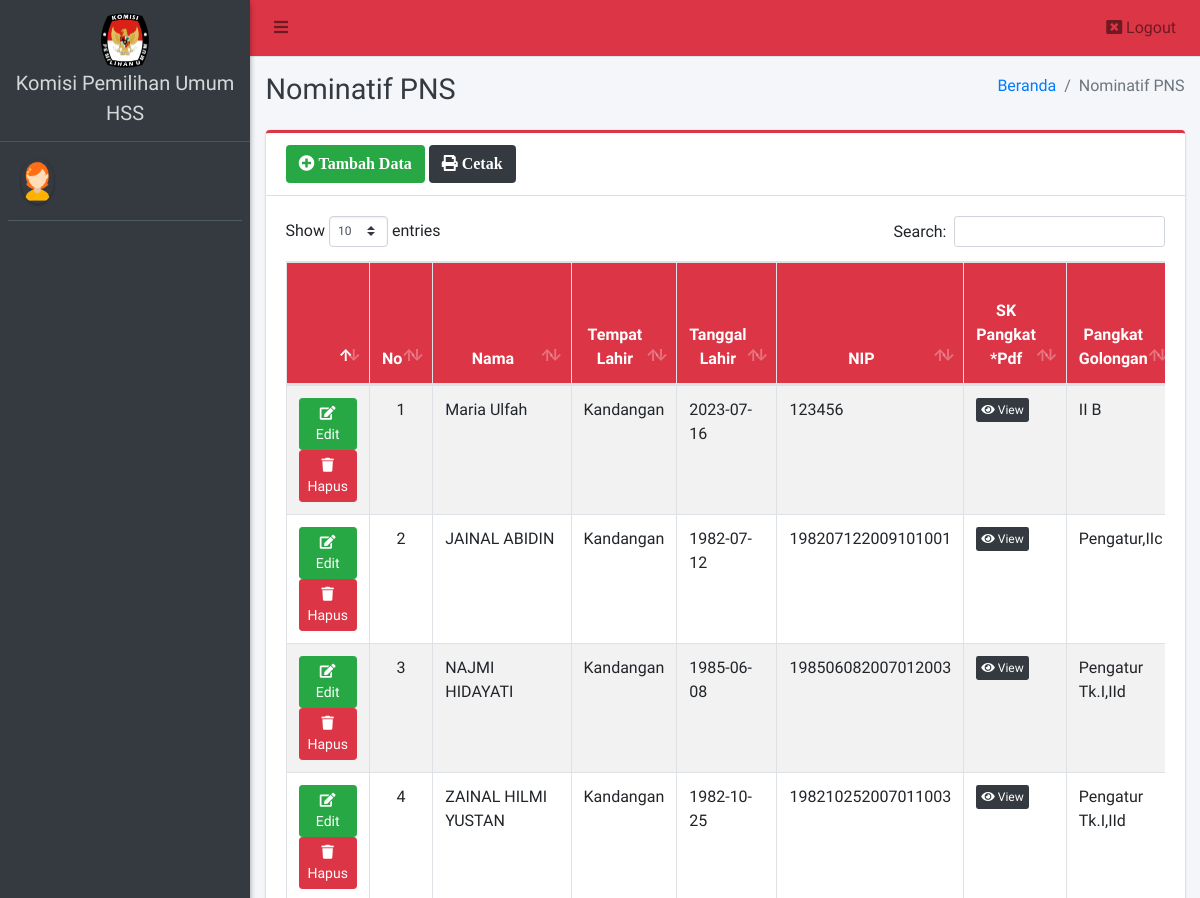
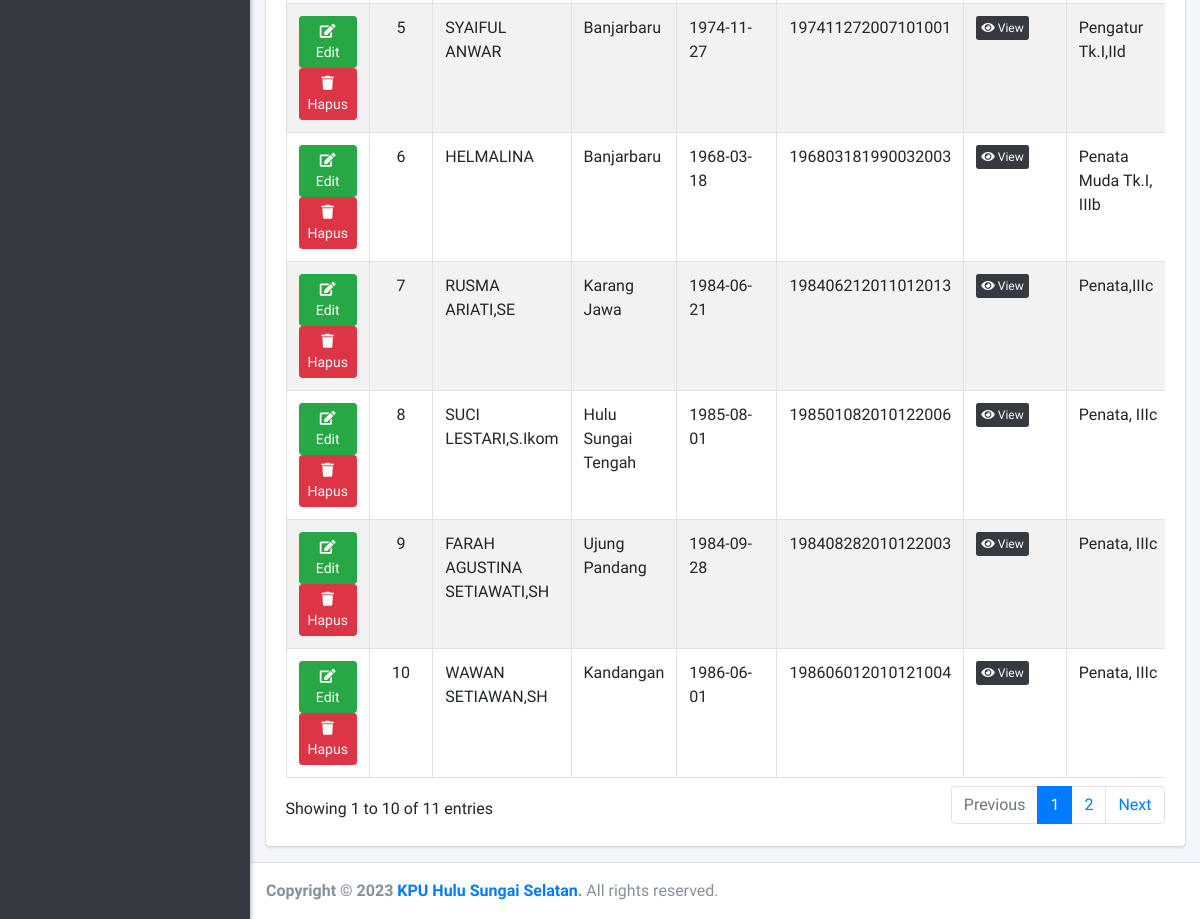
The app's page /admin/pns/index.php with its own data (2 pictures, top to bottom).
### tables this page shows
CREATE TABLE `nominatif_pegawai` (
  `id_pegawai` int(11) NOT NULL,
  `nama_pegawai` varchar(50) DEFAULT NULL,
  `tempat_lahir` varchar(40) DEFAULT NULL,
  `tanggal_lahir` date DEFAULT NULL,
  `nip` varchar(20) DEFAULT NULL,
  `pangkat_gol` varchar(50) DEFAULT NULL,
  `pangkat_tmt` date DEFAULT NULL,
  `jabatan_struktural` varchar(50) DEFAULT NULL,
  `jabatan_tmt` date DEFAULT NULL,
  `no_sk_penempatan` varchar(50) DEFAULT NULL,
  `jk` varchar(50) DEFAULT NULL,
  `agama` varchar(50) DEFAULT NULL,
  `pendidikan_umum` varchar(50) DEFAULT NULL,
  `pendidikan_tmt` date DEFAULT NULL,
  `keterangan` text,
  `filepangkat` varchar(255) DEFAULT NULL,
  `filejabatan` varchar(255) DEFAULT NULL,
  `filepenempatan` varchar(255) DEFAULT NULL,
  `filependidikan` varchar(255) DEFAULT NULL,
  `id_user` int(11) DEFAULT NULL
);

### config/config.php (called while the page is built, shortened)
<?php
function base_url($url = null)
{
	$base_url = "http://localhost:8888/kpuhss_pegawai";
	if ($url != null) {
		return $base_url . "/" . $url;
	} else {
		return $base_url;
	}
}

### admin/pns/index.php (the view, shortened to what this page needs)
<?php
require '../../config/config.php';
require '../../config/koneksi.php';
?>
<!DOCTYPE html>
<html>
<?php
include '../../templates/head.php';
?>
<body class="hold-transition sidebar-mini layout-fixed">
    <div class="wrapper">
        <?php
        include '../../templates/navbar.php';
        ?>
        <?php
        include '../../templates/sidebar.php';
        ?>
        <div class="content-wrapper">
            <div class="content-header">
                <div class="container-fluid">
                    <div class="row mb-2">
                        <div class="col-sm-6">
                            <h1 class="m-0 text-dark">Nominatif PNS</h1>
                        </div>
                        <div class="col-sm-6">
                            <ol class="breadcrumb float-sm-right">
                                <li class="breadcrumb-item"><a href="#">Beranda</a></li>
                                <li class="breadcrumb-item active">Nominatif PNS</li>
                            </ol>
                        </div>
                    </div>
                </div>
            </div>
            <section class="content">
                <div class="container-fluid">
                    <div class="row">
                        <div class="col-12">
                            <div class="card card-red card-outline">
                                <div class="card-header">
                                    <a href="tambah" class="btn bg-green"><i class="fa fa-plus-circle"> Tambah Data</i></a>
                                    <a href="print" target="blank" class="btn bg-dark"><i class="fa fa-print"> Cetak</i></a>
                                </div>
                                <div class="card-body">
                                    <div class="table-responsive">
                                        <table id="example1" class="table table-bordered table-striped">
                                            <thead class="bg-red">
                                                <tr align="center">
                                                    <th></th>
                                                    <th>No</th>
                                                    <th>Nama</th>
                                                    <th>Tempat Lahir</th>
                                                    <th>Tanggal Lahir</th>
                                                    <th>NIP</th>
                                                    <th>SK Pangkat *Pdf</th>
                                                    <th>Pangkat Golongan</th>
                                                </tr>
                                            </thead>
                                            <tbody style="background-color: white">
                                                <?php
                                                $no = 1;
                                                $data = $koneksi->query("SELECT * FROM nominatif_pegawai ORDER BY id_pegawai DESC");
                                                while ($row = $data->fetch_array()) {
                                                ?>
                                                    <tr>
                                                        <td align="center">
                                                            <a href="edit?id=<?= $row['id_pegawai'] ?>" class="btn btn-success btn-sm" title="Edit"><i class="fa fa-edit"></i> Edit</a>
                                                            <a href="hapus?id=<?= $row['id_pegawai'] ?>" class="btn btn-danger btn-sm alert-hapus" title="Hapus"><i class="fa fa-trash"></i> Hapus</a>
                                                        </td>
                                                        <td align="center"><?= $no++ ?></td>
                                                        <td><?= $row['nama_pegawai'] ?></td>
                                                        <td><?= $row['tempat_lahir'] ?></td>
                                                        <td><?= $row['tanggal_lahir'] ?></td>
                                                        <td><?= $row['nip'] ?></td>
                                                        <td><a target="_blank" href="<?= base_url(); ?>/file/<?= $row['filepangkat'] ?>" class="btn btn-xs bg-dark" title="View"><i class="fa fa-eye"></i> View</i></a></td>
                                                        <td><?= $row['pangkat_gol'] ?></td>
                                                    </tr>
                                                <?php } ?>
                                            </tbody>
                                        </table>
                                    </div>
                                </div>
                            </div>
                        </div>
                    </div>
                </div>
            </section>
        </div>
        <?php include_once "../../templates/footer.php"; ?>
    </div>
</body>
</html>

### records on screen
nominatif_pegawai: nama_pegawai "Maria Ulfah", tempat_lahir "Kandangan", tanggal_lahir "2023-07-16", nip "123456", pangkat_gol "II B"
nominatif_pegawai: nama_pegawai "JAINAL ABIDIN", tempat_lahir "Kandangan", tanggal_lahir "1982-07-12", nip "198207122009101001", pangkat_gol "Pengatur,IIc"
nominatif_pegawai: nama_pegawai "NAJMI HIDAYATI", tempat_lahir "Kandangan", tanggal_lahir "1985-06-08", nip "198506082007012003", pangkat_gol "Pengatur Tk.I,IId"
nominatif_pegawai: nama_pegawai "ZAINAL HILMI YUSTAN", tempat_lahir "Kandangan", tanggal_lahir "1982-10-25", nip "198210252007011003", pangkat_gol "Pengatur Tk.I,IId"
nominatif_pegawai: nama_pegawai "SYAIFUL ANWAR", tempat_lahir "Banjarbaru", tanggal_lahir "1974-11-27", nip "197411272007101001", pangkat_gol "Pengatur Tk.I,IId"
nominatif_pegawai: nama_pegawai "HELMALINA", tempat_lahir "Banjarbaru", tanggal_lahir "1968-03-18", nip "196803181990032003", pangkat_gol "Penata Muda Tk.I, IIIb"
nominatif_pegawai: nama_pegawai "RUSMA ARIATI,SE", tempat_lahir "Karang Jawa", tanggal_lahir "1984-06-21", nip "198406212011012013", pangkat_gol "Penata,IIIc"
nominatif_pegawai: nama_pegawai "SUCI LESTARI,S.Ikom", tempat_lahir "Hulu Sungai Tengah", tanggal_lahir "1985-08-01", nip "198501082010122006", pangkat_gol "Penata, IIIc"
nominatif_pegawai: nama_pegawai "FARAH AGUSTINA SETIAWATI,SH", tempat_lahir "Ujung Pandang", tanggal_lahir "1984-09-28", nip "198408282010122003", pangkat_gol "Penata, IIIc"
nominatif_pegawai: nama_pegawai "WAWAN SETIAWAN,SH", tempat_lahir "Kandangan", tanggal_lahir "1986-06-01", nip "198606012010121004", pangkat_gol "Penata, IIIc"
